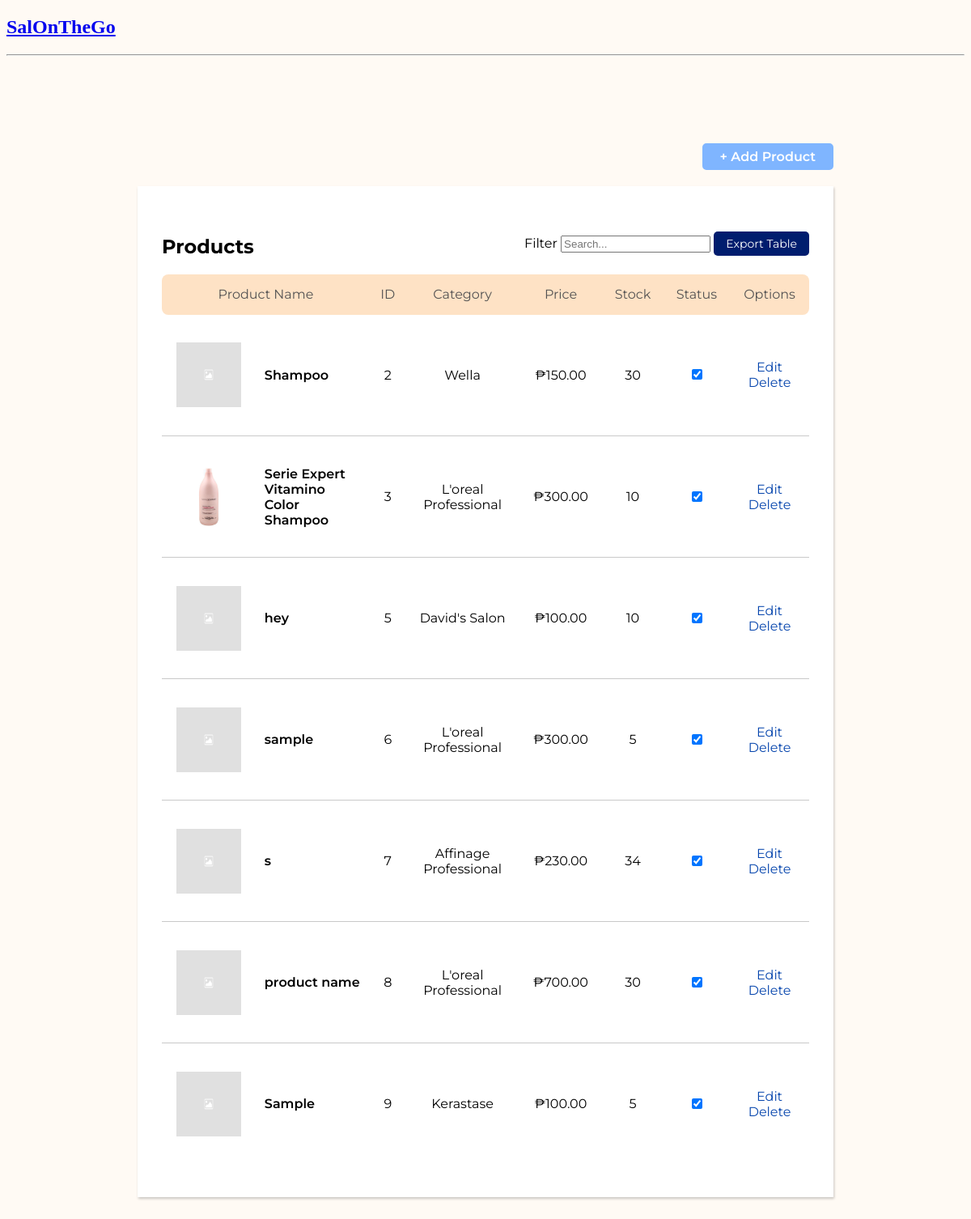
Screenshot of /products/ with the database file from the repository.
### base/models.py (models this page shows, shortened)
class Product(models.Model):
    insProd_Name = models.CharField(max_length=200, verbose_name="Product Name")
    Cat_Name = models.ForeignKey(Category, on_delete=models.SET_NULL, null=True, blank=True, verbose_name="Category")
    insProd_Desc = models.TextField(null=True, blank=True, verbose_name="Description")
    insProd_stockQty = models.IntegerField(verbose_name="Stock Quantity")
    insProd_Price = models.FloatField(verbose_name="Price")
    insProd_Image = models.ImageField(default="placeholder-image.png", upload_to="product_images", null=True, verbose_name="Product Image")
    is_active = models.BooleanField(default=True)
    objects = models.Manager() #For All Records
    active_objects = IsActiveManager() #For Active Records Only

class Category(models.Model):
    Cat_Name = models.CharField(max_length=200, verbose_name="Category")
    def __str__(self):
        return self.Cat_Name

### base/views.py (the view)
# urls.py: path('products/', views.products, name="products"),
def products(request):
    q = request.GET.get('q') if request.GET.get('q') != None else ''
    products = Product.objects.all()
    search = Product.objects.filter(
        Q(Cat_Name__Cat_Name__icontains=q) |
        Q(id__icontains=q) |
        Q(insProd_Name__icontains=q)
    )
    form = ProductForm()
    if request.method == 'POST':
        form = ProductForm(request.POST)
        if form.is_valid():
            form.save()
    context = {'products': products, 'products': search, 'form': form}
    return render(request, 'base/products.html', context)

### base/forms.py
class ProductForm(ModelForm):
    class Meta:
        model = Product
        fields = ['insProd_Name', 'Cat_Name', 'insProd_Desc', 'insProd_stockQty', 'insProd_Price', 'insProd_Image', 'is_active']

### base/templates/base/products.html (shortened to what this page needs)
{% extends 'main_products.html' %}
{% block content %}
<div class="main-wrapper">
    <div class="container">
        <div class="buttons">
            <a href="{% url 'create-product' %}" class="blue-btn">+ Add Product</a>
        </div>
        <div class="prodtable-container">
            <div class="labels-container">
                    <div class="labels1">
                        <h2>Products</h2>
                    </div>
                    <div class="labels2">
                        <ul>
                            <li class="top-labels">Filter</li>
                            <li class="top-labels">
                                <form method="GET" action="{% url 'products' %}">
                                    <input type="text" name="q" placeholder="Search...">
                                </form>
                            </li>
                            <li class="top-labels"><a href="#" class="export-btn">Export Table</a></li>
                        </ul>
                    </div>
            </div>
            <table>
                <thead>
                    <tr>
                        <th scope="col" colspan="2">Product Name</th>
                        <th scope="col">ID</th>
                        <th scope="col">Category</th>
                        <th scope="col">Price</th>
                        <th scope="col">Stock</th>
                        <th scope="col">Status</th>
                        <th scope="col">Options</th>
                    </tr>
                </thead>
                <tbody>
                    {% for product in products %}
                    <a>
                        <td><a href="/products/{{product.id}}" id="prod-link">{% if product.insProd_Image %}<img src="{{product.insProd_Image.url}}" class="prod-img" />{% endif %}</a></td>
                        <td data-label="Product Name" class="td-align-left" id="prod-name"><a href="/products/{{product.id}}" id="prod-link">{{product.insProd_Name}}</a></td>
                        <td data-label="ID">{{product.id}}</td>
                        <td data-label="Category" id="category">{{product.Cat_Name}}</td>
                        <td data-label="Price" id="price">{{product.insProd_Price|floatformat:2}}</td>
                        <td data-label="Stock">{{product.insProd_stockQty}}</td>
                        <td><form method="POST" action="">{{form.is_active}}</form></td>
                        <td data-label="Options" id="options"><a href="{% url 'update-product' product.id %}" class="option-links">Edit</a><br>
                        <a href="{% url 'delete-product' product.id %}" class="option-links">Delete</a></td>
                    {% endfor %}
                </tbody>
            </table>
        </div>
    </div>
</div>
{% endblock content %}

### static/css/products.css (style rules this page uses)
body { background-color: #FFFAF4; }
.main-wrapper { font-family: 'Montserrat', sans-serif; font-size: 16px; padding: 100px 0; }
.container { max-width: 860px; width: 100%; margin: 0 auto; }
.prodtable-container { max-width: 800px; width: 100%; margin: 20px auto; padding: 40px 30px; box-shadow: rgba(0, 0, 0, 0.212) 1px 2px 3px; background-color: white; }
ul { list-style-type: none; padding: 0; }
li.top-labels { display: inline-block; }
.labels1 { float: left; }
.labels2 { text-align: right; float: right; }
table { border-spacing: 1; border-collapse: collapse; background: white; overflow: hidden; max-width: 800px; width: 100%; margin: 0 auto; position: relative; }
thead tr th { font-weight: 400; font-size: 16px; }
thead tr { height: 50px; background: #FEE2C5; color: #535353; }
table th:first-child { border-radius: 8px 0 0 8px; }
table th:last-child { border-radius: 0 8px 8px 0; }
td, th { text-align: center; padding: 5px 10px; }
.td-align-left { text-align: left; }
.prod-img { height: 80px; width: 80px; vertical-align: middle; }
#prod-name { font-weight: 600; max-width: 100px; width: auto; }
#category { max-width: 100px; width: auto; }
#price::before { content: '₱'; }
.buttons { font-weight: 600; text-align: right; }
a.blue-btn:link, a.blue-btn:visited { background-color: #7FB5FF; color: white; padding: 5px 20px; text-align: center; text-decoration: none; display: inline-block; border-radius: 5px; border: solid 2px #7FB5FF; }
a.export-btn:link, a.export-btn:visited { font-size: 14px; background-color: #001D6E; color: white; padding: 6px 15px; text-align: center; text-decoration: none; display: inline-block; border-radius: 5px; }
#prod-link { color: black; text-decoration: none; }
a.option-links { color: #0645AD; text-decoration: none; }

### rows the page displays
Product: insProd_Image (placeholder picture), insProd_Name "Shampoo", id "2", Cat_Name "Wella", insProd_Price "150.00", insProd_stockQty "30"
Product: insProd_Image (picture), insProd_Name "Serie Expert Vitamino Color Shampoo", id "3", Cat_Name "L'oreal Professional", insProd_Price "300.00", insProd_stockQty "10"
Product: insProd_Image (placeholder picture), insProd_Name "hey", id "5", Cat_Name "David's Salon", insProd_Price "100.00", insProd_stockQty "10"
Product: insProd_Image (placeholder picture), insProd_Name "sample", id "6", Cat_Name "L'oreal Professional", insProd_Price "300.00", insProd_stockQty "5"
Product: insProd_Image (placeholder picture), insProd_Name "s", id "7", Cat_Name "Affinage Professional", insProd_Price "230.00", insProd_stockQty "34"
Product: insProd_Image (placeholder picture), insProd_Name "product name", id "8", Cat_Name "L'oreal Professional", insProd_Price "700.00", insProd_stockQty "30"
Product: insProd_Image (placeholder picture), insProd_Name "Sample", id "9", Cat_Name "Kerastase", insProd_Price "100.00", insProd_stockQty "5"
